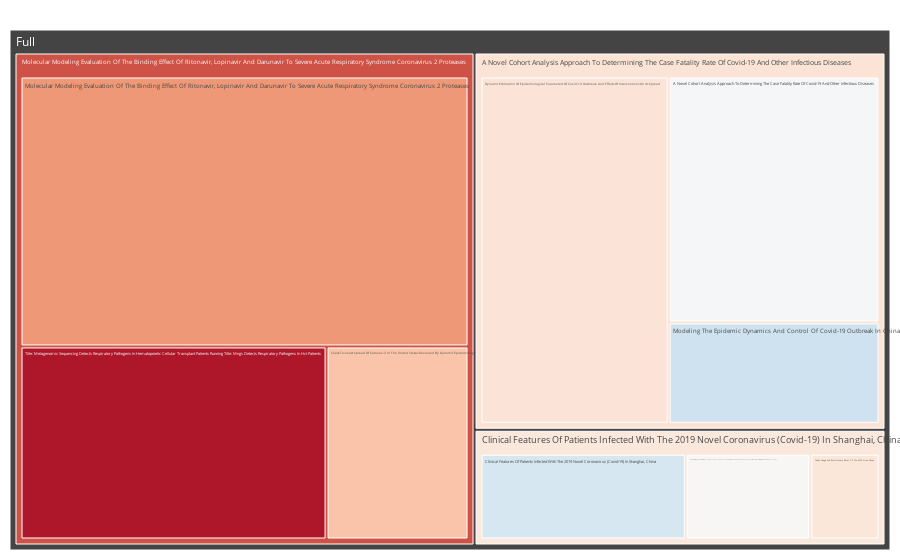

Notebook code for this chart:
### Code cell
pt.make_picture()

### Figure 1 — Plotly figure (JSON) as saved in the notebook; plotly's stock layout.template omitted (floating-point values rounded to 4 significant figures; data arrays with more than 128 entries replaced by an {"elided": "..."} marker saying what was removed)
{"data": [{"branchvalues": "total", "domain": {"x": [0, 1], "y": [0, 1]}, "hovertemplate": "<b>%{label} </b> <br> Label: %{value}<br>Color: %{color:.2f}", "ids": {"elided": "1007 int values"}, "labels": {"elided": "1007 str values"}, "marker": {"cmid": 0.8633, "colors": {"elided": "1007 float values"}, "colorscale": [[0, "rgb(103,0,31)"], [0.1, "rgb(178,24,43)"], [0.2, "rgb(214,96,77)"], [0.3, "rgb(244,165,130)"], [0.4, "rgb(253,219,199)"], [0.5, "rgb(247,247,247)"], [0.6, "rgb(209,229,240)"], [0.7, "rgb(146,197,222)"], [0.8, "rgb(67,147,195)"], [0.9, "rgb(33,102,172)"], [1, "rgb(5,48,97)"]]}, "maxdepth": 3, "name": "", "parents": {"elided": "1007 mixed values"}, "type": "treemap", "values": {"elided": "1007 int values"}}], "layout": {"margin": {"b": 10, "l": 10, "r": 10, "t": 30}}}
